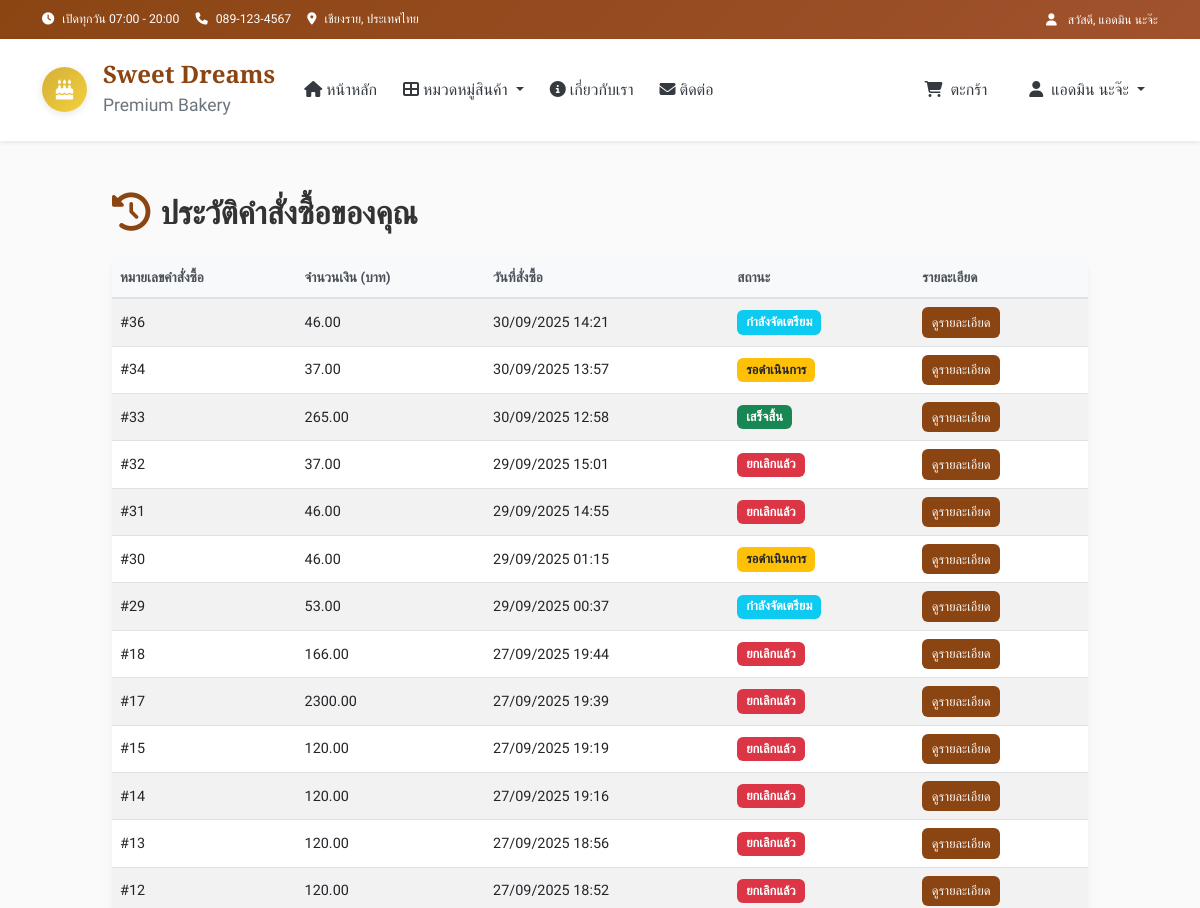
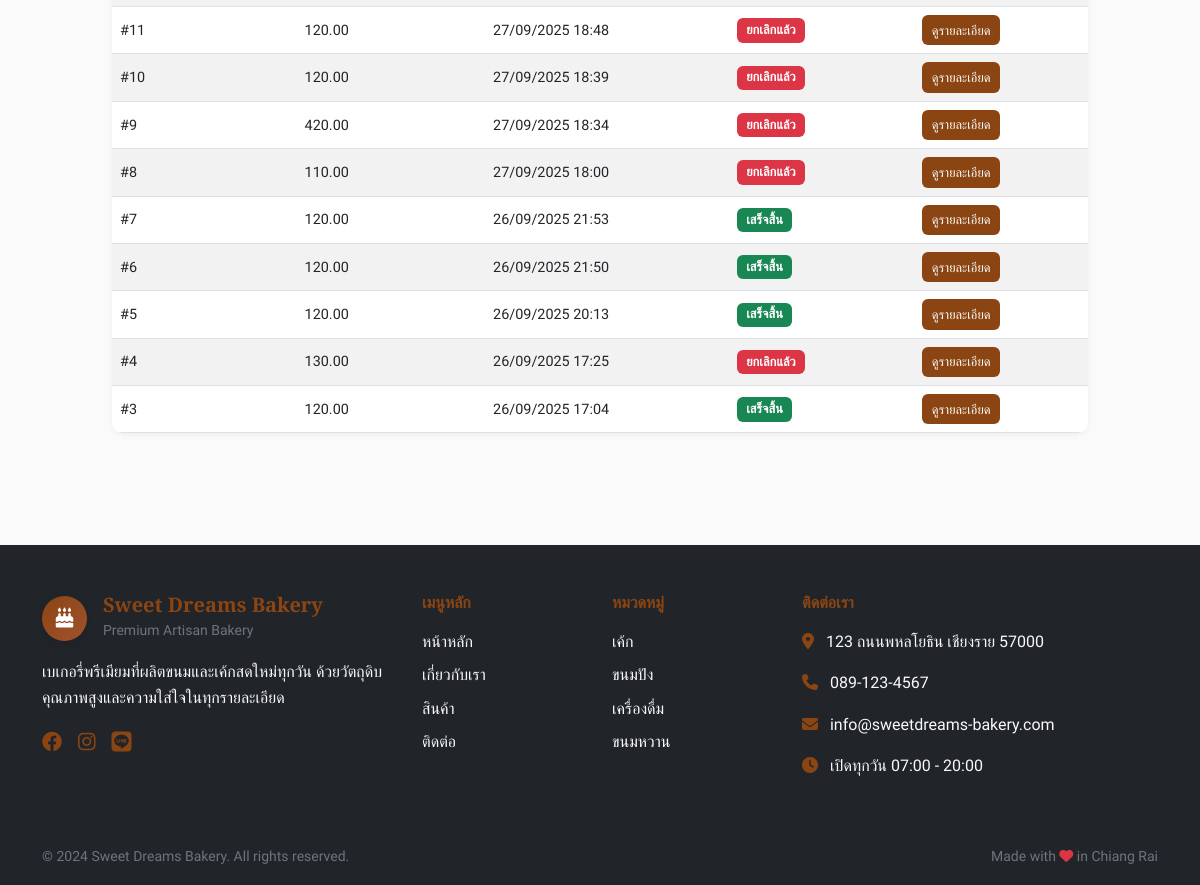
The page /order_history (signed in) on the database as committed earlier (2 pictures, top to bottom).
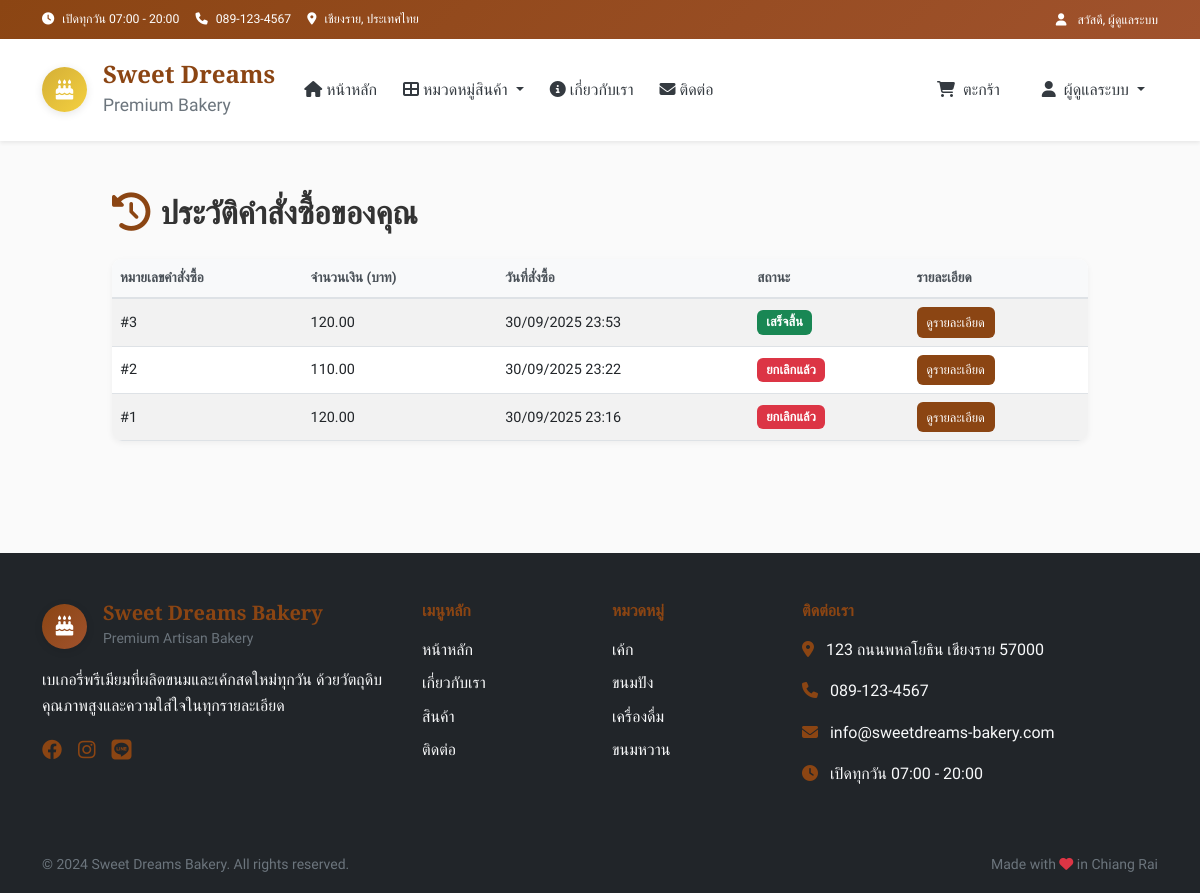
The same page on the database as committed later.
### tables this page shows
CREATE TABLE orders (
        id INTEGER PRIMARY KEY AUTOINCREMENT,
        user_id INTEGER,
        total_amount DECIMAL(10,2) NOT NULL,
        status TEXT DEFAULT 'pending',
        customer_name TEXT NOT NULL,
        customer_phone TEXT NOT NULL,
        customer_address TEXT,
        cancelled_at DATETIME,
        notes TEXT,
        delivery_method TEXT DEFAULT 'delivery',
        created_at TIMESTAMP DEFAULT CURRENT_TIMESTAMP,
        FOREIGN KEY (user_id) REFERENCES users (id)
    );

CREATE TABLE categories (
        id INTEGER PRIMARY KEY AUTOINCREMENT,
        name TEXT UNIQUE NOT NULL,
        name_en TEXT,
        icon TEXT,
        description TEXT,
        display_order INTEGER DEFAULT 0
    );

### app.py (the view)
@app.route("/order_history")
def order_history():
    user_id = session.get("user_id")
    is_admin = session.get("is_admin", False)  # สมมติคุณเก็บสิทธิ์แอดมินใน session
    if not user_id:
        return redirect(url_for("login"))
    conn = get_db_connection()
    if is_admin:
        orders = conn.execute("""
            SELECT o.*, u.username
            FROM orders o
            JOIN users u ON o.user_id = u.id
            ORDER BY o.created_at DESC
        """).fetchall()
    else:
        orders = conn.execute("""
            SELECT * FROM orders
            WHERE user_id = ?
            ORDER BY created_at DESC
        """, (user_id,)).fetchall()
    conn.close()
    return render_template("order_history.html", orders=orders, is_admin=is_admin)

### app.py (called while the page is built)
@app.template_filter('to_bangkok')
def to_bangkok_filter(value, fmt='%d/%m/%Y %H:%M'):
    if not value:
        return "N/A"
    if isinstance(value, str):
        try:
            value = datetime.fromisoformat(value)
        except ValueError:
            return value
    dt = value.replace(tzinfo=ZoneInfo("UTC")).astimezone(ZoneInfo("Asia/Bangkok"))
    return dt.strftime(fmt)

def get_db_connection():
    conn = sqlite3.connect(DB_NAME)
    conn.row_factory = sqlite3.Row
    return conn

def get_categories():
    conn = get_db_connection()
    categories = conn.execute(
        "SELECT * FROM categories ORDER BY display_order"
    ).fetchall()
    conn.close()
    return categories

def get_cart_total():
    cart = session.get('cart', {})
    total_items = sum(item['quantity'] for item in cart.values())
    total_price = sum(item['quantity'] * item['price'] for item in cart.values())
    return total_items, total_price

@app.context_processor
def inject_global_data():
    categories = get_categories()
    cart_total_items, _ = get_cart_total()
    return dict(
        categories=categories,
        cart_total_items=cart_total_items
    )

### templates/order_history.html (shortened to what this page needs)
{% extends "layout.html" %}
{% block extra_css %}
<link rel="stylesheet" href="{{ url_for('static', filename='css/orders_history.css') }}">
{% endblock %}
{% block content %}
<div class="orders-history-page">
    <div class="container py-5">
        <h2 class="mb-4">
            {% if is_admin %}
                รายการคำสั่งซื้อทั้งหมด
            {% else %}
                ประวัติคำสั่งซื้อของคุณ
            {% endif %}
        </h2>
        {% if orders %}
        <table class="table table-striped align-middle">
            <thead>
                <tr>
                    <th>หมายเลขคำสั่งซื้อ</th>
                    <th>จำนวนเงิน (บาท)</th>
                    <th>วันที่สั่งซื้อ</th>
                    <th>สถานะ</th>
                    <th>รายละเอียด</th>
                </tr>
            </thead>
            <tbody>
                {% for order in orders %}
                <tr>
                    <td>#{{ order.id }}</td>
                    <td>{{ "%.2f"|format(order.total_amount) }}</td>
                    <td>{{ order.created_at | to_bangkok }}</td>
                    <td>
                        {% if order.status == 'pending' %}
                            <span class="badge bg-warning text-dark">รอดำเนินการ</span>
                        {% elif order.status == 'processing' %}
                            <span class="badge bg-info text-white">กำลังจัดเตรียม</span>
                        {% elif order.status == 'completed' %}
                            <span class="badge bg-success text-white">เสร็จสิ้น</span>
                        {% elif order.status == 'cancelled' %}
                            <span class="badge bg-danger text-white">ยกเลิกแล้ว</span>
                        {% else %}
                            <span class="badge bg-secondary text-white">{{ order.status }}</span>
                        {% endif %}
                    </td>
                    <td>
                        <a href="{{ url_for('order_detail', order_id=order.id) }}" class="btn btn-sm btn-primary">
                            ดูรายละเอียด
                        </a>
                    </td>
                </tr>
                {% endfor %}
            </tbody>
        </table>
        {% else %}
        <p>{% if is_admin %}ยังไม่มีคำสั่งซื้อใด{% else %}คุณยังไม่มีคำสั่งซื้อ{% endif %}</p>
        {% endif %}
    </div>
</div>
{% endblock %}

### templates/layout.html (shortened to what the changed rows need)
<!DOCTYPE html>
<html lang="th" data-bs-theme="light">
<head>
    <link href="https://cdn.jsdelivr.net/npm/bootstrap@5.0.2/dist/css/bootstrap.min.css" rel="stylesheet">
    <link rel="stylesheet" href="https://cdnjs.cloudflare.com/ajax/libs/font-awesome/6.4.0/css/all.min.css">
    <link rel="stylesheet" href="{{ url_for('static', filename='css/main.css') }}">
    {% if session.get('role') == 'admin' %}
    <link rel="stylesheet" href="{{ url_for('static', filename='css/admin.css') }}">
    {% endif %}
    {% block extra_css %}{% endblock %}
</head>
<body>
    <header>
        <div class="top-bar bg-primary text-white py-2">
            <div class="container">
                <div class="row align-items-center">
                    <div class="col-md-4 text-end">
                        {% if session.get('user_id') %}
                            <small>
                                <i class="fas fa-user me-2"></i>
                                สวัสดี, {{ session.get('full_name') or session.get('username') }}
                            </small>
                        {% endif %}
                    </div>
                </div>
            </div>
        </div>
    </header>
    <nav class="navbar navbar-expand-lg navbar-light bg-white shadow-sm sticky-top" aria-label="Main navigation">
        <div class="container">
            <div class="collapse navbar-collapse" id="navbarNav">
                <ul class="navbar-nav ms-auto">
                    {% if session.get('user_id') %}
                        <li class="nav-item dropdown">
                            <a class="nav-link dropdown-toggle fw-500" href="#" role="button" data-bs-toggle="dropdown" aria-expanded="false">
                                <i class="fas fa-user me-1"></i>
                                <span class="d-none d-lg-inline">{{ session.get('full_name') or session.get('username') }}</span>
                            </a>
                        </li>
                    {% endif %}
                </ul>
            </div>
        </div>
    </nav>
    <main>
        {% block content %}{% endblock %}
    </main>
    <footer class="bg-dark text-white mt-5">
        <div class="container py-5">
            <div class="row gy-4">
                <div class="col-lg-2 col-md-6">
                    <ul class="list-unstyled">
                        {% if categories %}
                            {% for category in categories[:4] %}
                            <li class="mb-2">
                                <a href="{{ url_for('category_by_id', category_id=category.id) }}" class="text-light text-decoration-none">
                                    {{ category.name }}
                                </a>
                            </li>
                            {% endfor %}
                        {% endif %}
                    </ul>
                </div>
            </div>
        </div>
    </footer>
</body>
</html>

Rows that differ between the two databases and show on the page:
removed orders: id "36", total_amount "46.00", created_at|to_bangkok "30/09/2025 14:21", status "กำลังจัดเตรียม"
removed orders: id "34", total_amount "37.00", created_at|to_bangkok "30/09/2025 13:57", status "รอดำเนินการ"
removed orders: id "33", total_amount "265.00", created_at|to_bangkok "30/09/2025 12:58", status "เสร็จสิ้น"
removed orders: id "32", total_amount "37.00", created_at|to_bangkok "29/09/2025 15:01", status "ยกเลิกแล้ว"
removed orders: id "31", total_amount "46.00", created_at|to_bangkok "29/09/2025 14:55", status "ยกเลิกแล้ว"
removed orders: id "30", total_amount "46.00", created_at|to_bangkok "29/09/2025 01:15", status "รอดำเนินการ"
removed orders: id "29", total_amount "53.00", created_at|to_bangkok "29/09/2025 00:37", status "กำลังจัดเตรียม"
removed orders: id "18", total_amount "166.00", created_at|to_bangkok "27/09/2025 19:44", status "ยกเลิกแล้ว"
removed orders: id "17", total_amount "2300.00", created_at|to_bangkok "27/09/2025 19:39", status "ยกเลิกแล้ว"
removed orders: id "15", total_amount "120.00", created_at|to_bangkok "27/09/2025 19:19", status "ยกเลิกแล้ว"
removed orders: id "14", total_amount "120.00", created_at|to_bangkok "27/09/2025 19:16", status "ยกเลิกแล้ว"
removed orders: id "13", total_amount "120.00", created_at|to_bangkok "27/09/2025 18:56", status "ยกเลิกแล้ว"
removed orders: id "12", total_amount "120.00", created_at|to_bangkok "27/09/2025 18:52", status "ยกเลิกแล้ว"
removed orders: id "11", total_amount "120.00", created_at|to_bangkok "27/09/2025 18:48", status "ยกเลิกแล้ว"
removed orders: id "10", total_amount "120.00", created_at|to_bangkok "27/09/2025 18:39", status "ยกเลิกแล้ว"
removed orders: id "9", total_amount "420.00", created_at|to_bangkok "27/09/2025 18:34", status "ยกเลิกแล้ว"
removed orders: id "8", total_amount "110.00", created_at|to_bangkok "27/09/2025 18:00", status "ยกเลิกแล้ว"
removed orders: id "7", total_amount "120.00", created_at|to_bangkok "26/09/2025 21:53", status "เสร็จสิ้น"
removed orders: id "6", total_amount "120.00", created_at|to_bangkok "26/09/2025 21:50", status "เสร็จสิ้น"
removed orders: id "5", total_amount "120.00", created_at|to_bangkok "26/09/2025 20:13", status "เสร็จสิ้น"
removed orders: id "4", total_amount "130.00", created_at|to_bangkok "26/09/2025 17:25", status "ยกเลิกแล้ว"
changed orders id 3: created_at|to_bangkok "26/09/2025 17:04" → "30/09/2025 23:53"
added orders: id "2", total_amount "110.00", created_at|to_bangkok "30/09/2025 23:22", status "ยกเลิกแล้ว"
added orders: id "1", total_amount "120.00", created_at|to_bangkok "30/09/2025 23:16", status "ยกเลิกแล้ว"
Other text that changed with them:
{{ session.get('full_name') or session.get('username') }}: "แอดมิน นะจ๊ะ" → "ผู้ดูแลระบบ"
